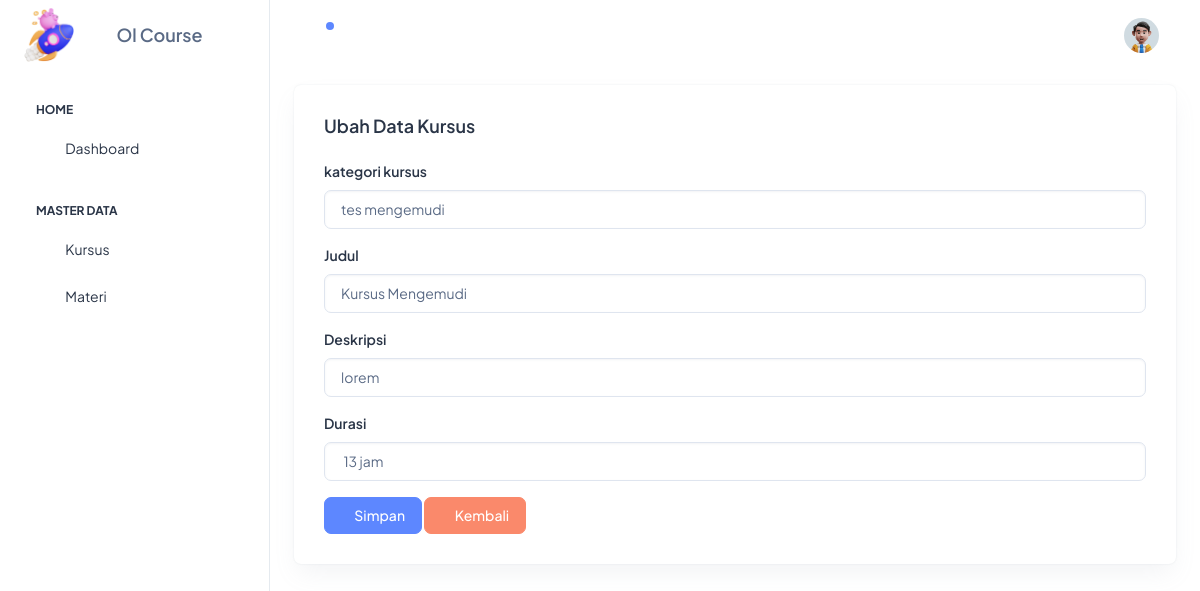
Page /?page=kursus_edit&id=1 on the committed database.
### tables this page shows
CREATE TABLE `kursus` (
  `id` int NOT NULL,
  `kategori` varchar(50) NOT NULL,
  `judul` varchar(100) NOT NULL,
  `deskripsi` text NOT NULL,
  `durasi` varchar(50) NOT NULL
);

### kursus/kursus_edit.php (the view, shortened to what this page needs)
<?php
$id = $_GET['id'];
$query = mysqli_query($konek,"select * from kursus where id='$id'");
$data = mysqli_fetch_array($query);
?>
<div class="container-fluid">
    <div class="card">
        <div class="card-body">
            <h5 class="card-title fw-semibold mb-4">Ubah Data Kursus</h5>
            <form method="post" action="">
                <div class="mb-3">
                    <label for="exampleInputEmail1" class="form-label">kategori kursus</label>
                    <input type="text" value="<?=$data[1]?>" name="kategori" required class="form-control" id="exampleInputEmail1">
                </div>
                <div class="mb-3">
                    <label for="exampleInputEmail1" class="form-label">Judul</label>
                    <input type="text" value="<?=$data[2]?>" name="judul" required class="form-control" id="exampleInputEmail1">
                </div>
                <div class="mb-3">
                    <label for="exampleInputPassword1" class="form-label">Deskripsi</label>
                    <input type="text" value="<?=$data[3]?>" name="deskripsi" required class="form-control" id="exampleInputPassword1">
                </div>
                <div class="mb-3">
                    <label for="exampleInputPassword1" class="form-label">Durasi</label>
                    <input type="text" value="<?=$data[4]?>" name="durasi" required class="form-control" id="exampleInputPassword1">
                </div>
                <button type="submit"  name="simpan" class="btn btn-primary"><i class="ti ti-device-floppy"></i> Simpan</button>
                <a href="?page=kategori_read" class="btn btn-danger"><i class="ti ti-arrow-left"></i> Kembali</a>
            </form>
        </div>
    </div>
</div>

### rows in the picture
kursus: kategori "tes mengemudi", judul "Kursus Mengemudi", deskripsi "lorem", durasi "13 jam"
